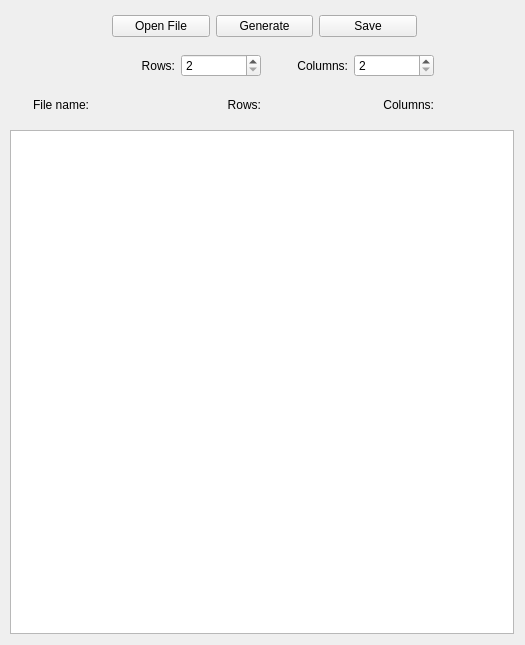
<?xml version="1.0" encoding="UTF-8"?>
<ui version="4.0">
 <class>MainWindow</class>
 <widget class="QMainWindow" name="MainWindow">
  <property name="geometry">
   <rect>
    <x>0</x>
    <y>0</y>
    <width>525</width>
    <height>645</height>
   </rect>
  </property>
  <property name="minimumSize">
   <size>
    <width>525</width>
    <height>645</height>
   </size>
  </property>
  <property name="maximumSize">
   <size>
    <width>525</width>
    <height>645</height>
   </size>
  </property>
  <property name="windowTitle">
   <string/>
  </property>
  <property name="windowIcon">
   <iconset>
    <normaloff>:/icon/maze_icon.ico</normaloff>:/icon/maze_icon.ico</iconset>
  </property>
  <widget class="QWidget" name="centralwidget">
   <property name="minimumSize">
    <size>
     <width>0</width>
     <height>0</height>
    </size>
   </property>
   <property name="maximumSize">
    <size>
     <width>16777215</width>
     <height>16777215</height>
    </size>
   </property>
   <widget class="QWidget" name="verticalLayoutWidget">
    <property name="geometry">
     <rect>
      <x>9</x>
      <y>10</y>
      <width>511</width>
      <height>111</height>
     </rect>
    </property>
    <layout class="QVBoxLayout" name="verticalLayout_2">
     <item>
      <layout class="QHBoxLayout" name="horizontalLayout_5">
       <item>
        <widget class="QLabel" name="space_1">
         <property name="text">
          <string/>
         </property>
        </widget>
       </item>
       <item>
        <widget class="QPushButton" name="maze_open_pushButton">
         <property name="text">
          <string>Open File</string>
         </property>
        </widget>
       </item>
       <item>
        <widget class="QPushButton" name="maze_generate_pushButton">
         <property name="text">
          <string>Generate</string>
         </property>
        </widget>
       </item>
       <item>
        <widget class="QPushButton" name="maze_safe_pushButton">
         <property name="text">
          <string>Save</string>
         </property>
        </widget>
       </item>
       <item>
        <widget class="QLabel" name="space_2">
         <property name="text">
          <string/>
         </property>
        </widget>
       </item>
      </layout>
     </item>
     <item>
      <layout class="QHBoxLayout" name="horizontalLayout_4">
       <item>
        <widget class="QLabel" name="space_3">
         <property name="text">
          <string/>
         </property>
        </widget>
       </item>
       <item>
        <widget class="QLabel" name="maze_rows_label">
         <property name="text">
          <string>Rows:</string>
         </property>
         <property name="alignment">
          <set>Qt::AlignRight|Qt::AlignTrailing|Qt::AlignVCenter</set>
         </property>
        </widget>
       </item>
       <item>
        <widget class="QSpinBox" name="maze_rows_spinBox">
         <property name="minimum">
          <number>2</number>
         </property>
         <property name="maximum">
          <number>50</number>
         </property>
        </widget>
       </item>
       <item>
        <widget class="QLabel" name="maze_columns_label">
         <property name="text">
          <string>Columns:</string>
         </property>
         <property name="alignment">
          <set>Qt::AlignRight|Qt::AlignTrailing|Qt::AlignVCenter</set>
         </property>
        </widget>
       </item>
       <item>
        <widget class="QSpinBox" name="maze_columns_spinBox">
         <property name="minimum">
          <number>2</number>
         </property>
         <property name="maximum">
          <number>50</number>
         </property>
        </widget>
       </item>
       <item>
        <widget class="QLabel" name="space_4">
         <property name="text">
          <string/>
         </property>
        </widget>
       </item>
      </layout>
     </item>
     <item>
      <layout class="QHBoxLayout" name="horizontalLayout">
       <item>
        <widget class="QLabel" name="file_name_label">
         <property name="text">
          <string>File name:</string>
         </property>
         <property name="alignment">
          <set>Qt::AlignRight|Qt::AlignTrailing|Qt::AlignVCenter</set>
         </property>
        </widget>
       </item>
       <item>
        <widget class="QLabel" name="file_name">
         <property name="text">
          <string/>
         </property>
         <property name="wordWrap">
          <bool>false</bool>
         </property>
        </widget>
       </item>
       <item>
        <widget class="QLabel" name="open_maze_rows_label">
         <property name="text">
          <string>Rows:</string>
         </property>
         <property name="alignment">
          <set>Qt::AlignRight|Qt::AlignTrailing|Qt::AlignVCenter</set>
         </property>
        </widget>
       </item>
       <item>
        <widget class="QLabel" name="open_maze_rows">
         <property name="text">
          <string/>
         </property>
        </widget>
       </item>
       <item>
        <widget class="QLabel" name="open_maze_columns_label">
         <property name="text">
          <string>Columns:</string>
         </property>
         <property name="alignment">
          <set>Qt::AlignRight|Qt::AlignTrailing|Qt::AlignVCenter</set>
         </property>
        </widget>
       </item>
       <item>
        <widget class="QLabel" name="open_maze_columns">
         <property name="text">
          <string/>
         </property>
        </widget>
       </item>
      </layout>
     </item>
    </layout>
   </widget>
   <widget class="QGraphicsView" name="maze_widget">
    <property name="geometry">
     <rect>
      <x>10</x>
      <y>130</y>
      <width>504</width>
      <height>504</height>
     </rect>
    </property>
   </widget>
  </widget>
 </widget>
 <resources/>
 <connections/>
</ui>
